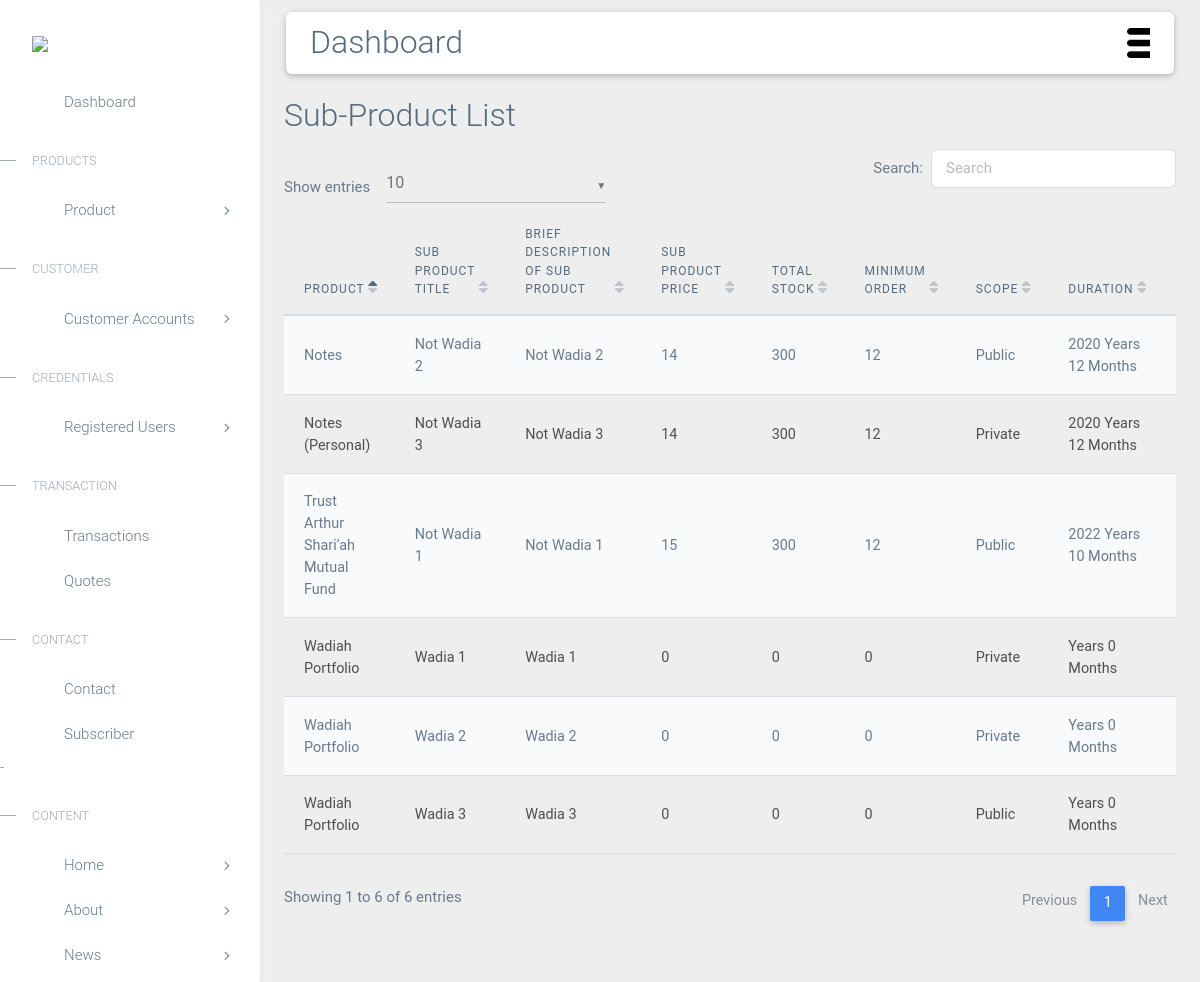
/devadmin/subproductlist/, run on the app's committed database.
### accounts/models.py (models this page shows, shortened)
class SubProduct(models.Model):
 try:
    product = models.ForeignKey(Product, on_delete=models.CASCADE)
    sub_title = models.CharField(max_length=200)
    sub_title2 = models.CharField(max_length=200)
    duration_year = models.CharField(max_length=200,default='None')
    duration_month = models.CharField(max_length=200,default='None')
    selling_price = models.IntegerField()
    Principle = models.IntegerField()
    Rate = models.IntegerField()
    Date = models.DateField()
    benifits = models.TextField(default='None')
    plan_feature = models.TextField(default='None')
    sub_product_image = models.ImageField(upload_to='subproductpic')
    Total_S = models.FloatField(default='None')
    Minemun_O = models.FloatField(default='None')
    Scope =  models.TextField()
    Assign = models.CharField(max_length=200)
    def str(self):
        return str(self.id)
 except Exception as e:
    print(e)

class Product(models.Model):
    typeofuser = models.CharField(choices= CATEGORY_CHOICES, max_length=200)
    title = models.CharField(max_length=200)
    title2 = models.CharField(max_length=200)
    product_image = models.ImageField(upload_to='productpic')

### accounts/views.py (the view)
# urls.py: path('devadmin/subproductlist/', views.adminsubproductlist, name='adminsubproductlist'),
def adminsubproductlist(request):
    subproduct = SubProduct.objects.all()
    return render(request, 'devadmin/adminsubproductlist.html',{'subproduct':subproduct})

### accounts/templates/devadmin/adminsubproductlist.html (shortened to what this page needs)
{% extends 'devadmin/base.html' %}
{% load static %}
{% block main-content %}
<link rel="stylesheet" href="https://use.fontawesome.com/releases/v5.8.2/css/all.css">
<link rel="stylesheet" href="{% static 'devadmin/css/addons/mdb.min.css' %}" />
<link rel="stylesheet" href="{% static 'devadmin/css/addons/datatables.min.css' %}" />
<link rel="stylesheet" href="{% static 'devadmin/css/addons/datatables-select.min.css' %}" />
<div class="m-4"  >
    <h2 class=""> Sub-Product List</h2>
 <div  style="overflow-x:auto;">
   <table id="dtMaterialDesignExample" class="table table-striped">
     <thead>
        <tr>
            <th>Product</th>
            <th>Sub Product Title</th>
            <th>Brief Description of Sub product</th>
            <th>Sub Product Price</th>
            <th>Total Stock</th>
            <th>Minimum Order</th>
            <th>Scope</th>
            <th>Duration</th>
            <th>Benifits</th>
        </tr>
     </thead>
     <tbody>
        {% if subproduct %}
        {% for i in subproduct %}
        <tr>
            <td>{{i.product.title}}</td>
            <td>{{i.sub_title}}</td>
            <td>{{i.sub_title2}}</td>
            <td>{{i.selling_price}}</td>
            <td>{{i.Total_S}}</td>
            <td>{{i.Minemun_O}}</td>
            <td>{{i.Scope}}</td>
            <td>{{i.duration_year}} Years {{i.duration_month}} Months</td>
            <td>{{i.benifits|linebreaks}}</td>
        </tr>
        {% endfor %}
        {% endif %}
     </tbody>
   </table>
 </div>
</div>
{% endblock main-content %}

### accounts/static/accounts/css/style.css (style rules this page uses)
body, html { margin: 0; padding: 0; overflow-x: hidden; }

### data on the page
SubProduct: product "Trust Arthur Shari’ah Mutual Fund", sub_title "Not Wadia 1", sub_title2 "Not Wadia 1", selling_price "15", Total_S "300", Minemun_O "12", Scope "Public", duration_year "2022", duration_month "10"
SubProduct: product "Notes", sub_title "Not Wadia 2", sub_title2 "Not Wadia 2", selling_price "14", Total_S "300", Minemun_O "12", Scope "Public", duration_year "2020", duration_month "12"
SubProduct: product "Notes (Personal)", sub_title "Not Wadia 3", sub_title2 "Not Wadia 3", selling_price "14", Total_S "300", Minemun_O "12", Scope "Private", duration_year "2020", duration_month "12"
SubProduct: product "Wadiah Portfolio", sub_title "Wadia 1", sub_title2 "Wadia 1", selling_price "0", Total_S "0", Minemun_O "0", Scope "Private", duration_month "0"
SubProduct: product "Wadiah Portfolio", sub_title "Wadia 2", sub_title2 "Wadia 2", selling_price "0", Total_S "0", Minemun_O "0", Scope "Private", duration_month "0"
SubProduct: product "Wadiah Portfolio", sub_title "Wadia 3", sub_title2 "Wadia 3", selling_price "0", Total_S "0", Minemun_O "0", Scope "Public", duration_month "0"
